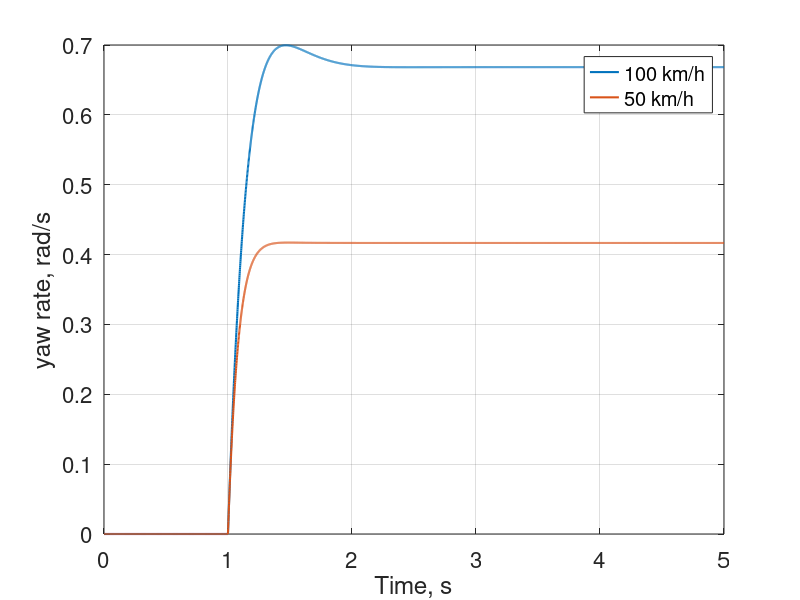
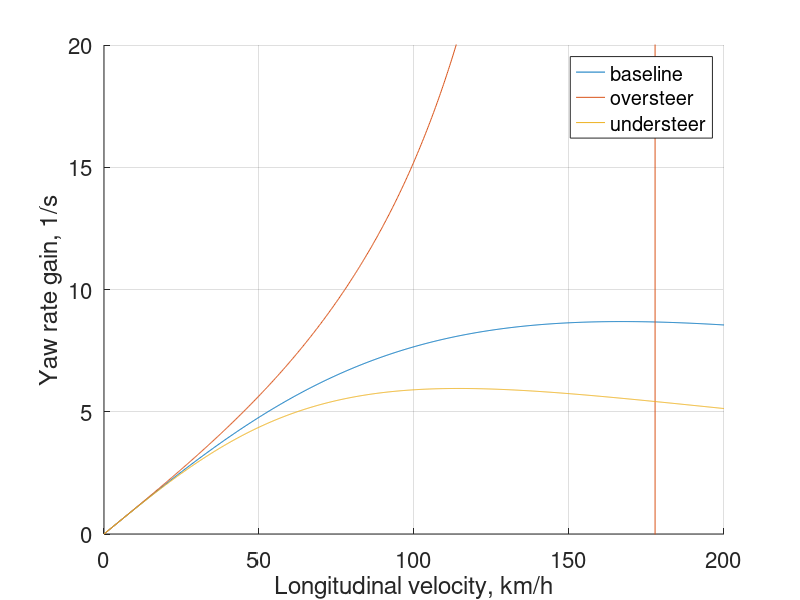
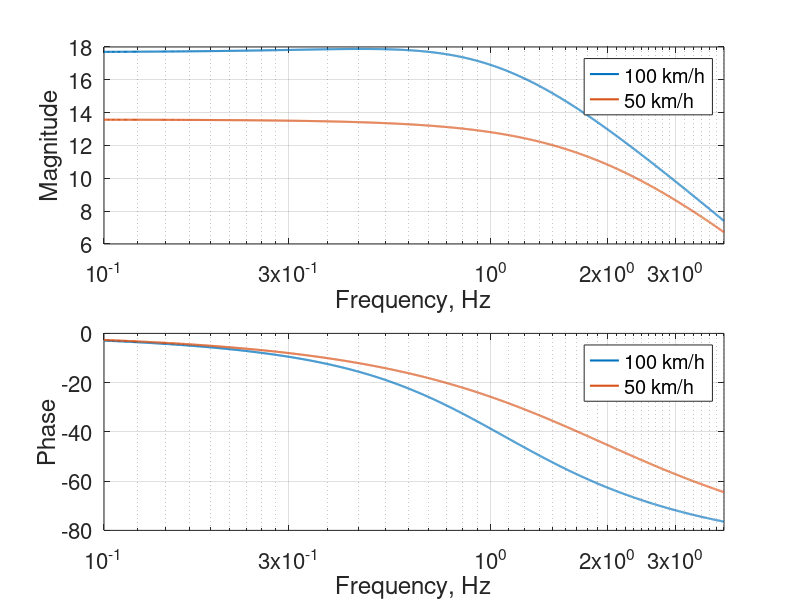

Recreate these plots in MATLAB, in order. (Note: this script raises an error after producing the figures.)
% RO47001 Robot Dynamics & Control
% Department of Cognitive Robotics
% Faculty of Mechanical, Maritime and Materials Engineering
% Delft University of Technology, The Netherlands
%
clc; clear; close all;
%
%
%% Parameters
g = 9.81;                           % gravity constant, m/s^2
l_f = 1.10;                         % distance from front axle to CoG, m
l_r = 1.57;                         % distance from rear axle to CoG, m
L = l_f + l_r;                      % wheelbase, m
m = 1600;                           % full mass, kg
Izz = 2100;                         % inertia moment of vehicle about vertical axis, kgm^2
CwF = 57000;                        % front WHEEL cornering stiffness, N/rad
CwR = 47000;                        % rear WHEEL cornering stiffness, N/rad
n_points = 5000;                    % number of data points
t = linspace(0,5,n_points);         % simulation time, s
w = linspace(0.1,4,n_points)*2*pi;  % frequency range, rad
%
%% Question 1
% Calculate yaw rate response gain Gyaw versus longitudinal speed in the range from 0 to 200 km/h for the following configurations:
% 	a) baseline vehicle (provided data above);
%  	b) rear cornering stiffness of baseline configuration reduced by 25%;
% 	c) rear cornering stiffness of baseline configuration increased by 25%.
% Calculate understeer gradient Kus for each configuration and characteristic/critical speeds.
% Solution 1
V_x = linspace(0,200/3.6,1000);         % speed range, m/s

% YOUR CODE IS HERE

CaF = 2*CwF;
CaR = 2*CwR;

% Baseline 
CaR_b = CaR;
K_us(1) = (m*g/L) * (l_r/CaF - l_f/CaR_b);
r_ss(1,:) = V_x ./ (L + (K_us(1).*V_x.^2)./g);

% Reduced - Oversteer 
CaR_o = CaR * 0.75;
K_us(2) = (m*g/L) * (l_r/CaF - l_f/CaR_o);
r_ss(2,:) = V_x ./ (L + (K_us(2).*V_x.^2)./g);
V_char = sqrt((g*L)/-K_us(2));

% Increased - Understeer
CaR_u = CaR * 1.25;
K_us(3) = (m*g/L) * (l_r/CaF - l_f/CaR_u);
r_ss(3,:) = V_x ./ (L + (K_us(3).*V_x.^2)./g);
V_crit = sqrt((g*L)/K_us(3));


% Postprocessing
figure(2);
set(gcf,'Color','white');
hold all
plot(V_x*3.6,r_ss(1,:))
plot(V_x*3.6,r_ss(2,:))
plot(V_x*3.6,r_ss(3,:))
grid on
ylim([0 20])
xlabel('Longitudinal velocity, km/h');
ylabel('Yaw rate gain, 1/s');
set(gca,'FontSize',16)
legend('baseline', 'oversteer', 'understeer');
grid on;
%
%% Question 2-3
% Calculate and plot step and frequency response of the provided vehicle model:
% 	a) at 50 km/h;
%  	b) at 100 km/h;
% state vector x = [v r]
% control vector u = [delta]
% output vector y = [ay r beta v]
% delta - road steering angle, rad
% ay - lateral acceleration, m/s^2
% r - yaw rate, rad/s
% v - lateral velocity, m/s
% beta - sideslip angle, rad
Vx = 100 / 3.6;                  % vehicle speed, m/s
%
% HINT to set up 5 deg of road  wheel angle for step input after one sec: 
% delta = zeros(size(t)); ind = (t > 1) ; delta(ind) = 5 / 180*pi;
% 
% Prepare state space model of a bicycle model
%
%
% YOUR CODE IS HERE

Vx_list = [100/3.6 50/3.6];

r = zeros(length(Vx_list), length(t));
r_mag = zeros(length(Vx_list), length(w));
r_phase = zeros(length(Vx_list), length(w));

for i = 1:length(Vx_list)

    Vx = Vx_list(i);
    % State matrix
    A = [(-(CaF+CaR)/(m*Vx)) ((-l_f*CaF+l_r*CaR)/(m*Vx)-Vx); (l_r*CaR-l_f*CaF)/(Izz*Vx) -(l_f.^2*CaF+l_r.^2*CaR)/(Izz*Vx)];  
    % Control (input) matrix
    B = [CaF/m; l_f*CaF/Izz];  
    % Output matrix
    C = [(-(CaF+CaR)/(m*Vx)) (l_r*CaR-l_f*CaF)/(m*Vx); 0 1; 1/Vx 0; 1 0];
    % Feedthrough matrix
    D = [CaF/m; 0; 0; 0];  
    
    sys = ss(A, B, C, D);
    
    % Step response
    %
    % YOUR CODE IS HERE
    
    delta = zeros(size(t));
    ind = (t > 1);
    delta(ind) = 5 / 180 * pi; 
    
    % Step Response at 100km/h
    y = lsim(sys, delta, t);
    r(i,:) = y(:,2); 
    
 
    % Bode plot
    %
    % YOUR CODE IS HERE
    %
    
    H = freqresp(sys,w);
    r_mag(i,:) = 20*log10(abs(H(2, :)));
    r_phase(i,:) = rad2deg(angle(H(2, :)));
  

end

% Postprocessing
figure();
set(gcf,'Color','white');
plot(t,r,'LineWidth',1.5)
xlabel('Time, s');
ylabel('yaw rate, rad/s');
set(gca,'FontSize',16)
grid on
legend('100 km/h', '50 km/h')
%

% Postprocessing
figure();
subplot(2,1,1)
set(gcf,'Color','white');
semilogx(w/(2*pi),r_mag,'LineWidth',1.5)
xlim([0.1 4])
set(gca,'XTick',[0.1 0.3 1 2 3])
xlabel('Frequency, Hz');
ylabel('Magnitude');
set(gca,'FontSize',16)
legend('100 km/h', '50 km/h')
grid on;
subplot(2,1,2)
semilogx(w/(2*pi),r_phase,'LineWidth',1.5)
xlim([0.1 4])
set(gca,'XTick',[0.1 0.3 1 2 3])
xlabel('Frequency, Hz');
ylabel('Phase');
legend('100 km/h', '50 km/h')
grid on;
set(gca,'FontSize',16)


%
% Question 4
% Obstacle avoidance: PID control
Vx = 50 / 3.6; % vehicle speed, m/s
% Prepare state space model of vehicle-road model
%

A = [0 1 0 0; 0 -(CaF+CaR)/(m*Vx) (CaF+CaR)/m (l_r*CaR - l_f*CaF)/(m*Vx); 0 0 0 1; 0 (l_r*CaR - l_f*CaF)/(Izz*Vx) (l_f*CaF - l_r*CaR)/Izz -(l_f.^2*CaF+l_r.^2*CaR)/(Izz*Vx)];
B1 = [0; CaF/m; 0; l_f*CaF/Izz];
B2 = [0; (l_r*CaR - l_f*CaF)/(m*Vx)-Vx; 0; -(l_f.^2*CaF+l_r.^2*CaR)/(Izz*Vx)];

%%
% Reference lateral position
yd = -sin(2*pi*0.5*t);                  % sine signal definition
ind = (t < 1) | (t > 4); yd(ind) = 0;   % zero offsets
[b,a] = butter(1, 0.02 / (2 * pi));     % filter design
yd = filtfilt( b , a ,yd');             % trajectory smoothness
%
% PID design and tuning
%
% YOUR CODE IS HERE

Kp = 50; 
Ki = 1;
Kd = 10;

sys_cl = feedback(pid(Kp,Ki,Kd)*ss(A, B1, [1 0 0 0], 0), 1);

%
% Simulation of closed-loop system
y = lsim(sys_cl,yd,t);
% Calculate control input
demandP = Kp * (yd-y);
demandI = Ki * cumtrapz(yd-y) * 1e-3;
demandD = Kd * gradient(yd-y) / 1e-3;
u_demand = demandP + demandI + demandD;
%
% Postprocessing
figure
subplot(3,1,1)
set(gcf,'Color','white');
hold all
plot(t,yd,'b');
plot(t,y,'r');
xlabel('Time (s)')
ylabel('Lat. disp (m)')
legend('reference','actual')
set(gca,'FontSize',16)
grid on
subplot(3,1,2)
plot(t,yd-y,'b');
xlabel('Time (s)')
ylabel('Lat. offset (m)')
set(gca,'FontSize',16)
grid on
subplot(3,1,3)
plot(t,u_demand*180/pi,'b');
xlabel('Time (s)')
ylabel('Road wheel angle (deg)')
set(gca,'FontSize',16)
grid on